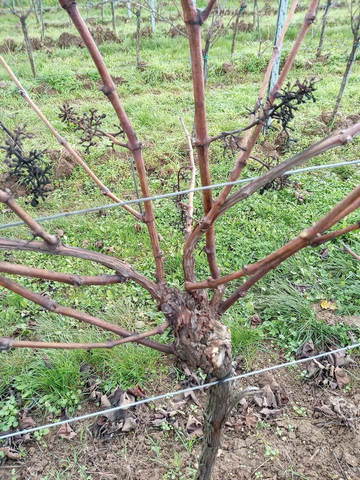
#> input picture Ressources/Vignes/vigne1.png, 360 x 480 px
$ python import_img.py
#> lines starting #> are read from the running program, lines starting #| are printed output that depends on the picture
import cv2


path = "Ressources/Vignes/vigne1.png"
img = cv2.imread(path)
#> img is the input picture: shape (480, 360, 3); mean B, G, R 125, 154.6, 147.4

imgGray = cv2.cvtColor(img, cv2.COLOR_BGR2GRAY )
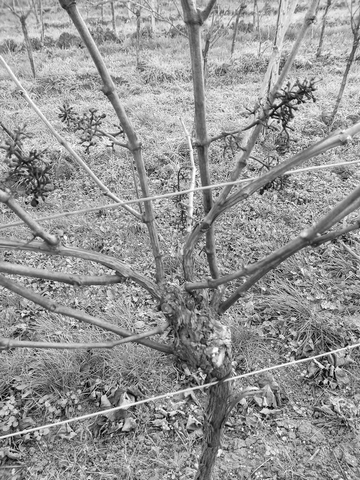
#> imgGray: shape (480, 360); min 0, max 255, mean 149.1


cv2.imshow("Output",img)
cv2.imshow("Gray",imgGray)

cv2.waitKey(0)
cv2.destroyAllWindows()

$ run again, with Ressources/Vignes/vigne2.png copied over Ressources/Vignes/vigne1.png
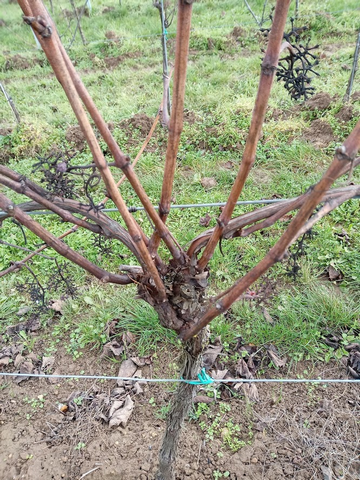
#> input picture Ressources/Vignes/vigne2.png, 360 x 480 px
#> img is the input picture: shape (480, 360, 3); mean B, G, R 125.7, 151.3, 149.2
#> `imgGray = cv2.cvtColor(img, cv2.COLOR_BGR2GRAY )`:
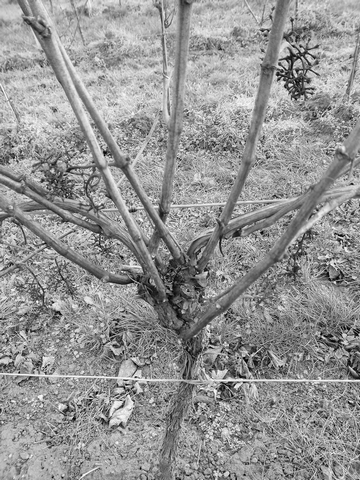
#> imgGray: shape (480, 360); min 0, max 255, mean 147.7

$ run again, with Ressources/Vignes/vigne3.png copied over Ressources/Vignes/vigne1.png
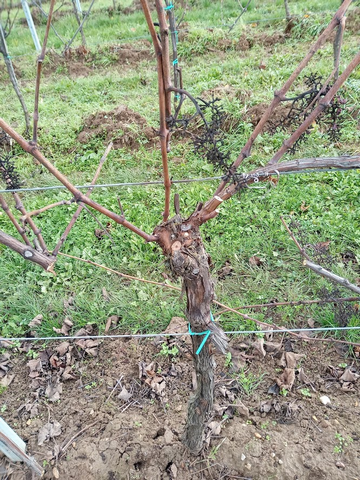
#> input picture Ressources/Vignes/vigne3.png, 360 x 480 px
#> img is the input picture: shape (480, 360, 3); mean B, G, R 126, 153.1, 145.7
#> `imgGray = cv2.cvtColor(img, cv2.COLOR_BGR2GRAY )`:
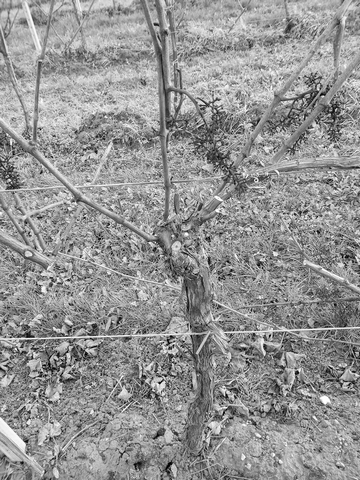
#> imgGray: shape (480, 360); min 0, max 255, mean 147.8

$ run again, with Ressources/Vignes/vigne4.png copied over Ressources/Vignes/vigne1.png
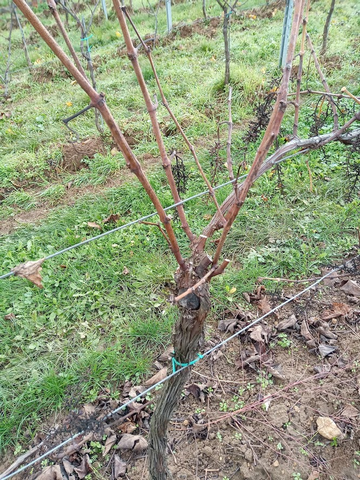
#> input picture Ressources/Vignes/vigne4.png, 360 x 480 px
#> img is the input picture: shape (480, 360, 3); mean B, G, R 123.3, 152.8, 143.8
#> `imgGray = cv2.cvtColor(img, cv2.COLOR_BGR2GRAY )`:
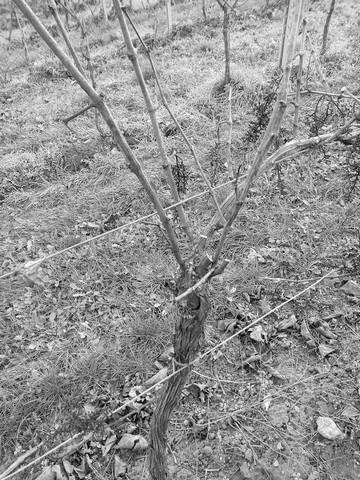
#> imgGray: shape (480, 360); min 0, max 255, mean 146.7
